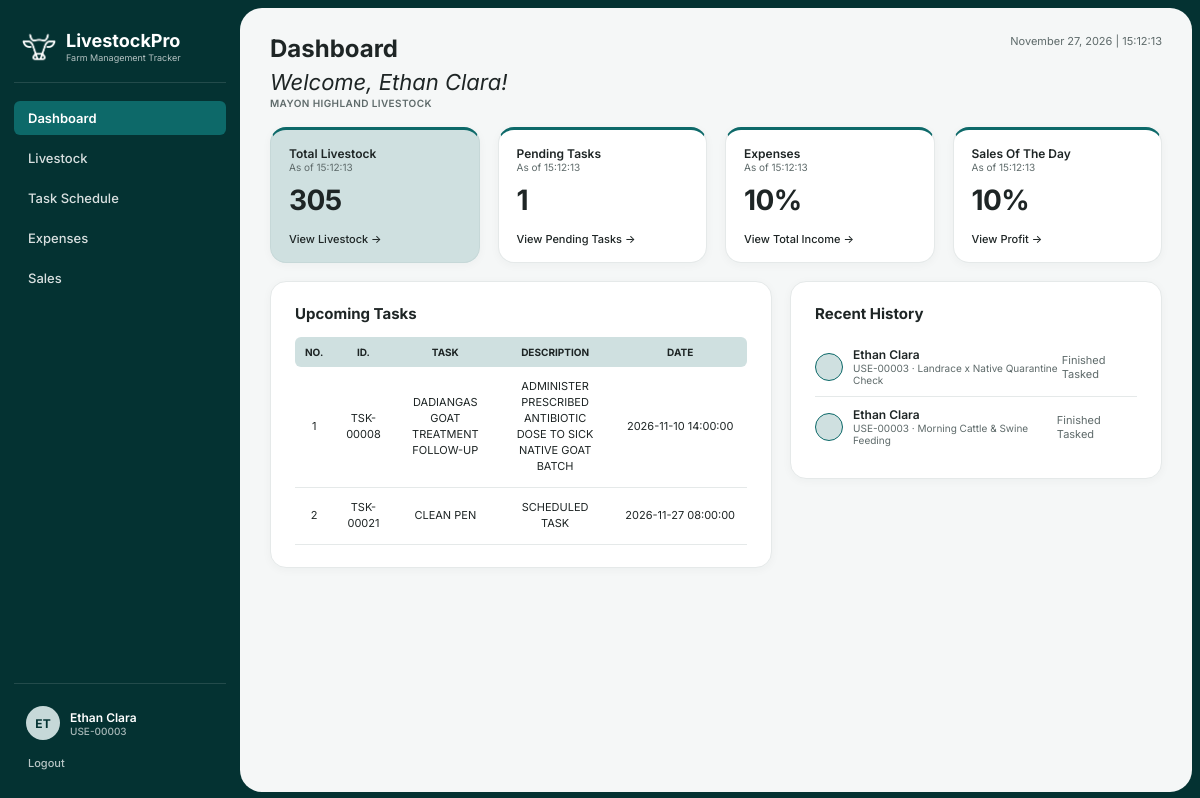
Screenshot of /staff_dashboard.php (signed in) with the database file from the repository.
### tables this page shows
CREATE TABLE `task_schedule` (
  `task_id` varchar(45) NOT NULL,
  `user_id` varchar(45) NOT NULL,
  `task_name` varchar(100) NOT NULL,
  `task_description` text,
  `schedule_date` datetime NOT NULL,
  `task_status` varchar(50) NOT NULL
);

### staff_dashboard.php (the view, shortened to what this page needs)
<?php
require_once 'includes/db_connect.php';
$full_name    = trim(($_SESSION['first_name'] ?? 'Maria') . ' ' . ($_SESSION['last_name'] ?? 'Clara'));
$user_id      = $_SESSION['user_id'];
$business_raw = trim((string)($_SESSION['business_name'] ?? ''));
$business     = strtoupper($business_raw !== '' ? $business_raw : 'BUSINESS NAME STAFF');
$liv_stmt = $pdo->prepare("
    SELECT COALESCE(SUM(l.quantity), 0)
    FROM `livestock` l
    JOIN `user` u ON l.user_id COLLATE utf8mb4_unicode_ci = u.user_id COLLATE utf8mb4_unicode_ci
    WHERE LOWER(TRIM(u.business_name)) = LOWER(TRIM(:bname))
");
$liv_stmt->execute(['bname' => $business_raw]);
$total_livestock = (int)$liv_stmt->fetchColumn();
$stmt_p = $pdo->prepare("SELECT COUNT(*) FROM `task_schedule` WHERE `user_id` = :uid AND `task_status` = 'Pending'");
$stmt_p->execute(['uid' => $user_id]);
$pending_tasks = (int)$stmt_p->fetchColumn();
$stmt_t = $pdo->prepare("
    SELECT task_id, task_name, task_description, schedule_date
    FROM `task_schedule`
    WHERE `user_id` = :uid AND `task_status` != 'Completed'
    ORDER BY schedule_date ASC, task_id ASC
    LIMIT 5
");
$stmt_t->execute(['uid' => $user_id]);
$tasks = $stmt_t->fetchAll();
$stmt_h = $pdo->prepare("
    SELECT task_id, task_name, task_description, schedule_date
    FROM `task_schedule`
    WHERE `user_id` = :uid AND `task_status` = 'Completed'
    ORDER BY schedule_date DESC, task_id DESC
    LIMIT 5
");
$stmt_h->execute(['uid' => $user_id]);
$recent_history = $stmt_h->fetchAll();
?>
<!DOCTYPE html>
<html lang="en">
<head>
  <link rel="stylesheet" href="css/style.css">
</head>
<body>
  <div class="app-shell">
    <aside class="sidebar">
      <div class="sidebar-brand">
        <div class="sidebar-brand-row">
          <img src="assets/logo.png" alt="LivestockPro Logo" class="sidebar-logo-img">
          <div>
            <div class="sidebar-brand-title">LivestockPro</div>
            <div class="sidebar-brand-sub">Farm Management Tracker</div>
          </div>
        </div>
      </div>
      <ul class="sidebar-nav">
        <li><a class="active" href="staff_dashboard.php">Dashboard</a></li>
        <li><a href="livestock.php">Livestock</a></li>
        <li><a href="task_schedule.php">Task Schedule</a></li>
        <li><a href="expenses.php">Expenses</a></li>
        <li><a href="sales.php">Sales</a></li>
      </ul>
      <div class="sidebar-user-wrap">
        <a class="sidebar-user-link" href="profile.php">
          <div class="sidebar-avatar"><?= strtoupper(substr($full_name, 0, 2)) ?></div>
          <div style="flex:1;">
            <div class="sidebar-user-name"><?= htmlspecialchars($full_name) ?></div>
            <div class="sidebar-user-id"><?= htmlspecialchars($user_id) ?></div>
          </div>
        </a>
        <a class="sidebar-logout-link" href="logout.php">Logout</a>
      </div>
    </aside>
    <main class="main-content">
      <div class="page-header">
        <div>
          <h1 class="page-title">Dashboard</h1>
          <div class="page-subtitle">Welcome, <?= htmlspecialchars($full_name) ?>!</div>
          <div class="page-meta-tag"><?= htmlspecialchars($business) ?></div>
        </div>
        <div class="page-datetime"><?= date('F d, Y | H:i:s') ?></div>
      </div>
      <div class="kpi-grid-4">
        <div class="kpi-card kpi-card--highlight">
          <div class="kpi-label">Total Livestock</div>
          <div class="kpi-sub">As of <?= date('H:i:s') ?></div>
          <div class="kpi-value"><?= number_format($total_livestock) ?></div>
          <a class="kpi-link" href="livestock.php">View Livestock &rarr;</a>
        </div>
        <div class="kpi-card">
          <div class="kpi-label">Pending Tasks</div>
          <div class="kpi-sub">As of <?= date('H:i:s') ?></div>
          <div class="kpi-value"><?= $pending_tasks ?></div>
          <a class="kpi-link" href="task_schedule.php">View Pending Tasks &rarr;</a>
        </div>
        <div class="kpi-card">
          <div class="kpi-label">Expenses</div>
          <div class="kpi-sub">As of <?= date('H:i:s') ?></div>
          <div class="kpi-value">10%</div>
          <a class="kpi-link" href="expenses.php">View Total Income &rarr;</a>
        </div>
        <div class="kpi-card">
          <div class="kpi-label">Sales Of The Day</div>
          <div class="kpi-sub">As of <?= date('H:i:s') ?></div>
          <div class="kpi-value">10%</div>
          <a class="kpi-link" href="sales.php">View Profit &rarr;</a>
        </div>
      </div>
      <div class="split-grid">
        <div class="card">
          <div class="card-title">Upcoming Tasks</div>
          <table class="data-table">
            <thead><tr><th>NO.</th><th>ID.</th><th>TASK</th><th>DESCRIPTION</th><th>DATE</th></tr></thead>
            <tbody>
              <?php foreach ($tasks as $i => $t): ?>
                <tr>
                  <td><?= $i + 1 ?></td>
                  <td><?= htmlspecialchars($t['task_id']) ?></td>
                  <td><?= strtoupper(htmlspecialchars($t['task_name'])) ?></td>
                  <td><?= strtoupper(htmlspecialchars($t['task_description'] ?? 'SCHEDULED TASK')) ?></td>
                  <td style="white-space:nowrap;"><?= htmlspecialchars($t['schedule_date']) ?></td>
                </tr>
              <?php endforeach; ?>
            </tbody>
          </table>
        </div>
        <div class="card">
          <div class="card-title">Recent History</div>
          <?php foreach ($recent_history as $h): ?>
            <div class="history-row">
              <div class="history-left">
                <div class="history-dot"></div>
                <div>
                  <div style="font-size:12px;font-weight:600;"><?= htmlspecialchars($full_name) ?></div>
                  <div style="font-size:10px;color:var(--text-secondary);"><?= htmlspecialchars($user_id) ?> &middot; <?= htmlspecialchars($h['task_name']) ?></div>
                </div>
              </div>
              <div style="font-size:11px;color:var(--text-secondary);">Finished Tasked</div>
            </div>
          <?php endforeach; ?>
        </div>
      </div>
    </main>
  </div>
</body>
</html>

### rows the page displays
task_schedule: task_id "TSK-00008", task_name "DADIANGAS GOAT TREATMENT FOLLOW-UP", task_description "ADMINISTER PRESCRIBED ANTIBIOTIC DOSE TO SICK NATIVE GOAT BATCH", schedule_date "2026-11-10 14:00:00"
task_schedule: task_id "TSK-00021", task_name "CLEAN PEN", task_description "SCHEDULED TASK", schedule_date "2026-11-27 08:00:00"
task_schedule: task_name "Landrace x Native Quarantine Check"
task_schedule: task_name "Morning Cattle & Swine Feeding"

### other values shown
substr($full_name, 0, 2) "ET"
$full_name "Ethan Clara"
$user_id "USE-00003"
$business "MAYON HIGHLAND LIVESTOCK"
$total_livestock "305"
$pending_tasks "1"
